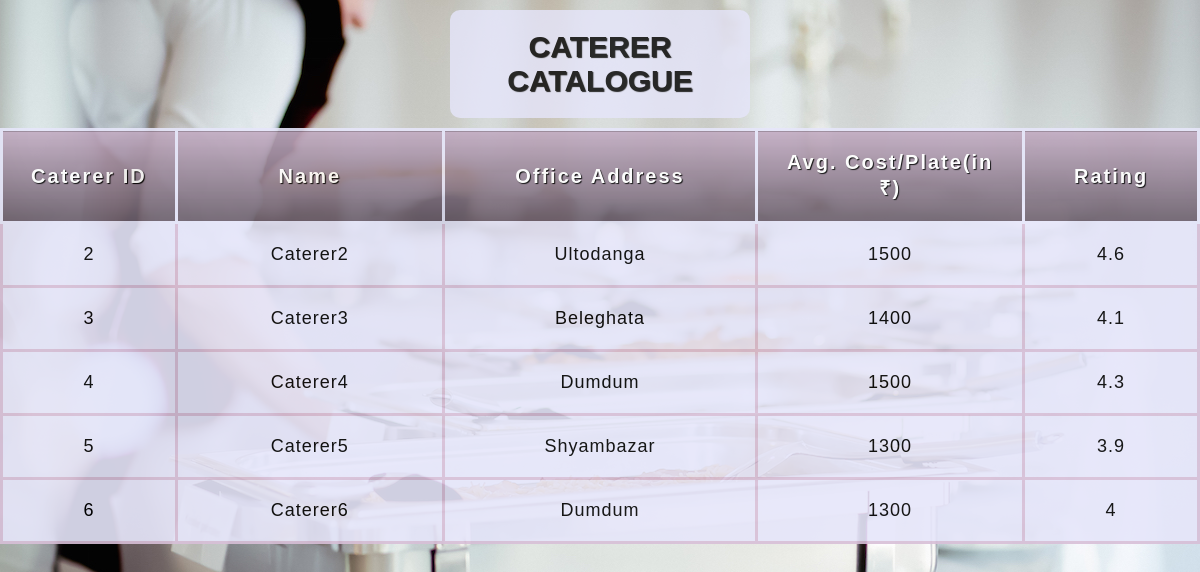
Page /adminhome/display/displaycaterer.php on the committed database.
### tables this page shows
CREATE TABLE `caterer` (
  `caterer_id` int(10) NOT NULL,
  `caterer_name` varchar(50) NOT NULL,
  `caterer_office_address` varchar(50) NOT NULL,
  `caterer_cost_per_plate` int(50) NOT NULL,
  `caterer_rating` float NOT NULL
);

### adminhome/display/displaycaterer.php (the view, shortened to what this page needs)
<!DOCTYPE html>
<html>
<head>
	<link rel="stylesheet" type="text/css" href="css/displaycaterer_styles.css">
</head>
<body>
<?php
$servername = "localhost";
$username="root";
$password="";
$dbname="onlineeventmanagementsystem";
$conn = new mysqli($servername, $username, $password, $dbname);
$sql = "SELECT *
		FROM caterer";
$result = $conn->query($sql);
if($result->num_rows > 0){
	echo "<table>
		<caption>CATERER CATALOGUE</caption>
		<thead>
			<tr>
				<th scope='col'>Caterer ID</th>
				<th scope='col'>Name</th>
				<th scope='col'>Office Address</th>
				<th scope='col'>Avg. Cost/Plate(in ₹)</th>
				<th scope='col'>Rating</th>
			</tr>
		</thead>
		<tbody>";
	while($row = mysqli_fetch_array($result)) {
    	echo "<tr>
    	 		<td>".$row["caterer_id"]."</td>
    	 		<td>".$row["caterer_name"]."</td>
    	 		<td>".$row["caterer_office_address"]."</td>
    	 		<td>".$row["caterer_cost_per_plate"]."</td>
    	 		<td>".$row["caterer_rating"]."</td>
    	 	</tr>";
	}
	echo "</tbody></table>";
}
else {
    echo "0 results";
}
?>

### adminhome/display/css/displaycaterer_styles.css (style rules this page uses)
body { margin: 0; padding: 0; background: url(caterer.jpg) no-repeat center center fixed; background-size: cover; font-family: sans-serif; }
table { table-layout: fixed; width: 100%; border-collapse: collapse; font-size: 18px; background-color: lavender; opacity: 0.9; border-radius: 10px; }
thead th:nth-child(1) { width: 15%; }
thead th:nth-child(2) { width: 25%; }
thead th:nth-child(3) { width: 30%; }
thead th:nth-child(4) { width: 25%; }
thead th:nth-child(5) { width: 15%; }
caption { width: 25%; margin-left: 37.5%; padding-top: 20px; padding-bottom: 20px; background-color: lavender; font-size: 30px; font-weight: bold; text-shadow: 1px 1px 1px black; border-radius: 10px; margin-bottom: 10px; margin-top: 10px; opacity: 0.9; }
th, td { padding: 20px; }
th { letter-spacing: 2px; font-size: 20px; }
td { letter-spacing: 1px; }
tbody td, th { text-align: center; border: 3px solid thistle; }
thead { background-color: thistle; color: white; text-shadow: 1px 1px 1px black; }
thead th { background: linear-gradient(to bottom, rgba(0,0,0,0.1), rgba(0,0,0,0.5)); border: 3px solid lavender; }

### rows in the picture
caterer: caterer_id "2", caterer_name "Caterer2", caterer_office_address "Ultodanga", caterer_cost_per_plate "1500", caterer_rating "4.6"
caterer: caterer_id "3", caterer_name "Caterer3", caterer_office_address "Beleghata", caterer_cost_per_plate "1400", caterer_rating "4.1"
caterer: caterer_id "4", caterer_name "Caterer4", caterer_office_address "Dumdum", caterer_cost_per_plate "1500", caterer_rating "4.3"
caterer: caterer_id "5", caterer_name "Caterer5", caterer_office_address "Shyambazar", caterer_cost_per_plate "1300", caterer_rating "3.9"
caterer: caterer_id "6", caterer_name "Caterer6", caterer_office_address "Dumdum", caterer_cost_per_plate "1300", caterer_rating "4"
